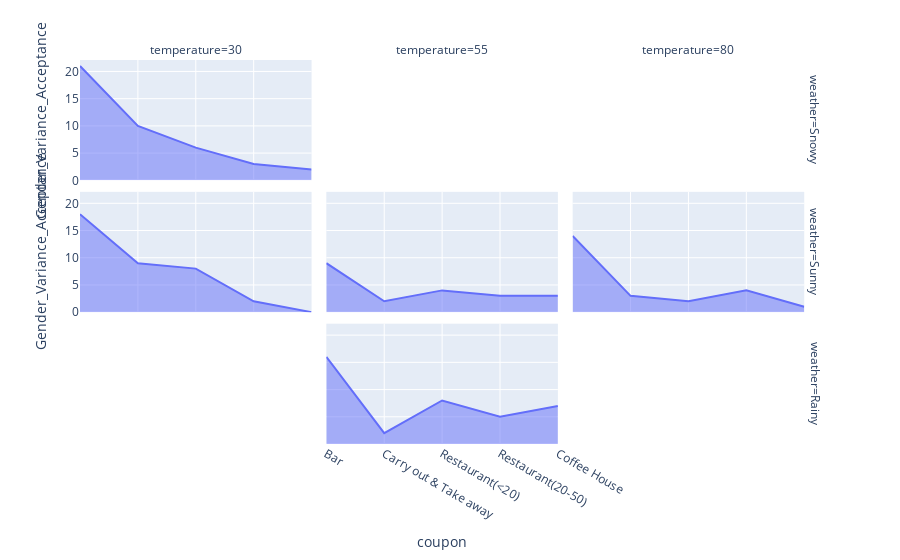

This figure's notebook cell:
### Code cell
acceptance_rate_with_coupon = non_habbit_data.groupby(['temperature','gender','weather','coupon'])['Y'].value_counts(normalize=True).unstack().fillna(0)
acceptance_rate_with_coupon = acceptance_rate_with_coupon.reset_index()
acceptance_rate_with_coupon.columns = ['temperature','gender','weather','coupon', 'rejected', 'accepted']
acceptance_rate_with_coupon = acceptance_rate_with_coupon.sort_values(by=['temperature','weather'], ascending=False)


acceptance_rate_with_coupon["accepted"] = acceptance_rate_with_coupon["accepted"].apply(lambda x: math.floor(x * 100))
acceptance_rate_with_coupon["rejected"] = acceptance_rate_with_coupon["rejected"].apply(lambda x: math.floor(x * 100))
print("Acceptance rate Facet Grid")

gr = sns.FacetGrid(acceptance_rate_with_coupon, row='weather',col='temperature',height=5, aspect=1)
gr.map_dataframe(sns.barplot, x='coupon', y='accepted',hue='gender',color='blue', palette='bright')
gr.set_axis_labels('Temperature', 'Acceptance Rate in %')
gr.set_titles(col_template="{col_name}")
gr.tick_params(axis='x', rotation=45)
gr.add_legend()
plt.show()

print("Rejected rate Facet Grid")

gr = sns.FacetGrid(acceptance_rate_with_coupon, row='weather',col='temperature',height=5, aspect=1)
gr.map_dataframe(sns.barplot, x='coupon', y='rejected',hue='gender',color='red', palette='dark')
gr.set_axis_labels('Temperature', 'rejection Rate in %')
gr.set_titles(col_template="{col_name}")
gr.tick_params(axis='x', rotation=45)
gr.add_legend()
plt.show()

# male vs female coupon acceptance rate variance

acceptance_rate_with_coupon_variance = non_habbit_data.groupby(['temperature','gender','weather','coupon'])['Y'].value_counts(normalize=True).unstack().fillna(0)
acceptance_rate_with_coupon_variance = acceptance_rate_with_coupon_variance.reset_index()
acceptance_rate_with_coupon_variance.columns = ['temperature','gender','weather','coupon', 'rejected', 'accepted']
acceptance_rate_with_coupon_variance = acceptance_rate_with_coupon_variance.sort_values(by=['temperature','weather'], ascending=False)



varience_df = acceptance_rate_with_coupon_variance.pivot_table(index=['temperature','weather','coupon'], columns ='gender', values=['accepted','rejected'])
varience_df.columns = ['_'.join(col).strip() for col in varience_df.columns.values]
varience_df = varience_df.reset_index()
varience_df['Gender_Variance_Acceptance'] = round((varience_df['accepted_Male'] - varience_df['accepted_Female']).abs(),2)
varience_df['Gender_Variance_Acceptance'] = varience_df['Gender_Variance_Acceptance'].apply(lambda x: math.floor(x * 100))

varience_df.head(10)

accepted_variance = varience_df[['temperature','weather','coupon','accepted_Female','accepted_Male','Gender_Variance_Acceptance']].sort_values(by=['Gender_Variance_Acceptance'], ascending=False)
accepted_variance.head(100)

# Acceptance rate variance by gender area chart
print("Accepted rate variance % by Gender Area Chart")
px.area(accepted_variance,x='coupon',y='Gender_Variance_Acceptance',facet_row='weather',facet_col='temperature').update_layout(yaxis=dict(tickangle=45)).show()  

  

# Acceptance rate variance by gender facet chart

print("Accepted rate variance % by Gender facet Grid")
gr = sns.FacetGrid(accepted_variance, row='weather',col='temperature',height=5, aspect=1)
gr.map_dataframe(sns.barplot, x='coupon', y='Gender_Variance_Acceptance', color='skyblue')
gr.set_axis_labels('Temperature', 'Acceptance Rate in %')
gr.set_titles(col_template="{col_name}")
gr.tick_params(axis='x', rotation=45)
gr.add_legend()
plt.show()

### Figure 1 — Plotly figure (JSON) as saved in the notebook; plotly's stock layout.template omitted (floating-point values rounded to 4 significant figures)
{"data": [{"fillpattern": {"shape": ""}, "hovertemplate": "weather=Snowy<br>temperature=30<br>coupon=%{x}<br>Gender_Variance_Acceptance=%{y}<extra></extra>", "legendgroup": "", "line": {"color": "#636efa"}, "marker": {"symbol": "circle"}, "mode": "lines", "name": "", "orientation": "v", "showlegend": false, "stackgroup": "1", "type": "scatter", "x": ["Bar", "Carry out & Take away", "Restaurant(<20)", "Restaurant(20-50)", "Coffee House"], "xaxis": "x7", "y": [21, 10, 6, 3, 2], "yaxis": "y7"}, {"fillpattern": {"shape": ""}, "hovertemplate": "weather=Sunny<br>temperature=30<br>coupon=%{x}<br>Gender_Variance_Acceptance=%{y}<extra></extra>", "legendgroup": "", "line": {"color": "#636efa"}, "marker": {"symbol": "circle"}, "mode": "lines", "name": "", "orientation": "v", "showlegend": false, "stackgroup": "1", "type": "scatter", "x": ["Bar", "Carry out & Take away", "Restaurant(<20)", "Restaurant(20-50)", "Coffee House"], "xaxis": "x4", "y": [18, 9, 8, 2, 0], "yaxis": "y4"}, {"fillpattern": {"shape": ""}, "hovertemplate": "weather=Sunny<br>temperature=55<br>coupon=%{x}<br>Gender_Variance_Acceptance=%{y}<extra></extra>", "legendgroup": "", "line": {"color": "#636efa"}, "marker": {"symbol": "circle"}, "mode": "lines", "name": "", "orientation": "v", "showlegend": false, "stackgroup": "1", "type": "scatter", "x": ["Bar", "Restaurant(<20)", "Coffee House", "Restaurant(20-50)", "Carry out & Take away"], "xaxis": "x5", "y": [9, 4, 3, 3, 2], "yaxis": "y5"}, {"fillpattern": {"shape": ""}, "hovertemplate": "weather=Sunny<br>temperature=80<br>coupon=%{x}<br>Gender_Variance_Acceptance=%{y}<extra></extra>", "legendgroup": "", "line": {"color": "#636efa"}, "marker": {"symbol": "circle"}, "mode": "lines", "name": "", "orientation": "v", "showlegend": false, "stackgroup": "1", "type": "scatter", "x": ["Bar", "Restaurant(20-50)", "Carry out & Take away", "Restaurant(<20)", "Coffee House"], "xaxis": "x6", "y": [14, 4, 3, 2, 1], "yaxis": "y6"}, {"fillpattern": {"shape": ""}, "hovertemplate": "weather=Rainy<br>temperature=55<br>coupon=%{x}<br>Gender_Variance_Acceptance=%{y}<extra></extra>", "legendgroup": "", "line": {"color": "#636efa"}, "marker": {"symbol": "circle"}, "mode": "lines", "name": "", "orientation": "v", "showlegend": false, "stackgroup": "1", "type": "scatter", "x": ["Bar", "Restaurant(<20)", "Coffee House", "Restaurant(20-50)", "Carry out & Take away"], "xaxis": "x2", "y": [16, 8, 7, 5, 2], "yaxis": "y2"}], "layout": {"annotations": [{"font": {}, "showarrow": false, "text": "temperature=30", "x": 0.1567, "xanchor": "center", "xref": "paper", "y": 1.0, "yanchor": "bottom", "yref": "paper"}, {"font": {}, "showarrow": false, "text": "temperature=55", "x": 0.49, "xanchor": "center", "xref": "paper", "y": 1.0, "yanchor": "bottom", "yref": "paper"}, {"font": {}, "showarrow": false, "text": "temperature=80", "x": 0.8233, "xanchor": "center", "xref": "paper", "y": 1.0, "yanchor": "bottom", "yref": "paper"}, {"font": {}, "showarrow": false, "text": "weather=Rainy", "textangle": 90, "x": 0.98, "xanchor": "left", "xref": "paper", "y": 0.1567, "yanchor": "middle", "yref": "paper"}, {"font": {}, "showarrow": false, "text": "weather=Sunny", "textangle": 90, "x": 0.98, "xanchor": "left", "xref": "paper", "y": 0.5, "yanchor": "middle", "yref": "paper"}, {"font": {}, "showarrow": false, "text": "weather=Snowy", "textangle": 90, "x": 0.98, "xanchor": "left", "xref": "paper", "y": 0.8433, "yanchor": "middle", "yref": "paper"}], "legend": {"tracegroupgap": 0}, "margin": {"t": 60}, "xaxis": {"anchor": "y", "domain": [0, 0.3133], "title": {"text": "coupon"}}, "xaxis2": {"anchor": "y2", "domain": [0.3333, 0.6467], "matches": "x", "title": {"text": "coupon"}}, "xaxis3": {"anchor": "y3", "domain": [0.6667, 0.98], "matches": "x", "title": {"text": "coupon"}}, "xaxis4": {"anchor": "y4", "domain": [0, 0.3133], "matches": "x", "showticklabels": false}, "xaxis5": {"anchor": "y5", "domain": [0.3333, 0.6467], "matches": "x", "showticklabels": false}, "xaxis6": {"anchor": "y6", "domain": [0.6667, 0.98], "matches": "x", "showticklabels": false}, "xaxis7": {"anchor": "y7", "domain": [0, 0.3133], "matches": "x", "showticklabels": false}, "xaxis8": {"anchor": "y8", "domain": [0.3333, 0.6467], "matches": "x", "showticklabels": false}, "xaxis9": {"anchor": "y9", "domain": [0.6667, 0.98], "matches": "x", "showticklabels": false}, "yaxis": {"anchor": "x", "domain": [0, 0.3133], "tickangle": 45, "title": {"text": "Gender_Variance_Acceptance"}}, "yaxis2": {"anchor": "x2", "domain": [0, 0.3133], "matches": "y", "showticklabels": false}, "yaxis3": {"anchor": "x3", "domain": [0, 0.3133], "matches": "y", "showticklabels": false}, "yaxis4": {"anchor": "x4", "domain": [0.3433, 0.6567], "matches": "y", "title": {"text": "Gender_Variance_Acceptance"}}, "yaxis5": {"anchor": "x5", "domain": [0.3433, 0.6567], "matches": "y", "showticklabels": false}, "yaxis6": {"anchor": "x6", "domain": [0.3433, 0.6567], "matches": "y", "showticklabels": false}, "yaxis7": {"anchor": "x7", "domain": [0.6867, 1.0], "matches": "y", "title": {"text": "Gender_Variance_Acceptance"}}, "yaxis8": {"anchor": "x8", "domain": [0.6867, 1.0], "matches": "y", "showticklabels": false}, "yaxis9": {"anchor": "x9", "domain": [0.6867, 1.0], "matches": "y", "showticklabels": false}}}
